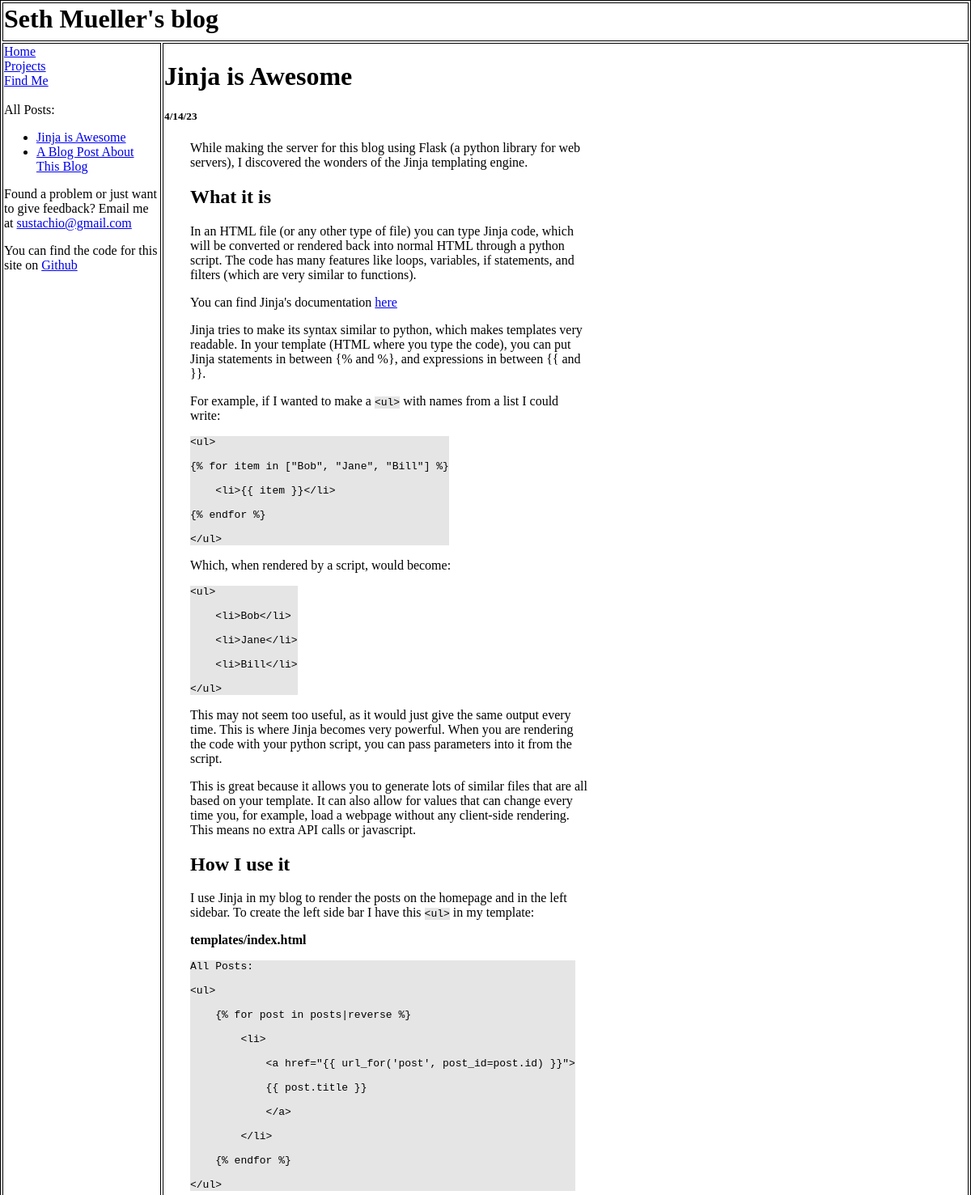
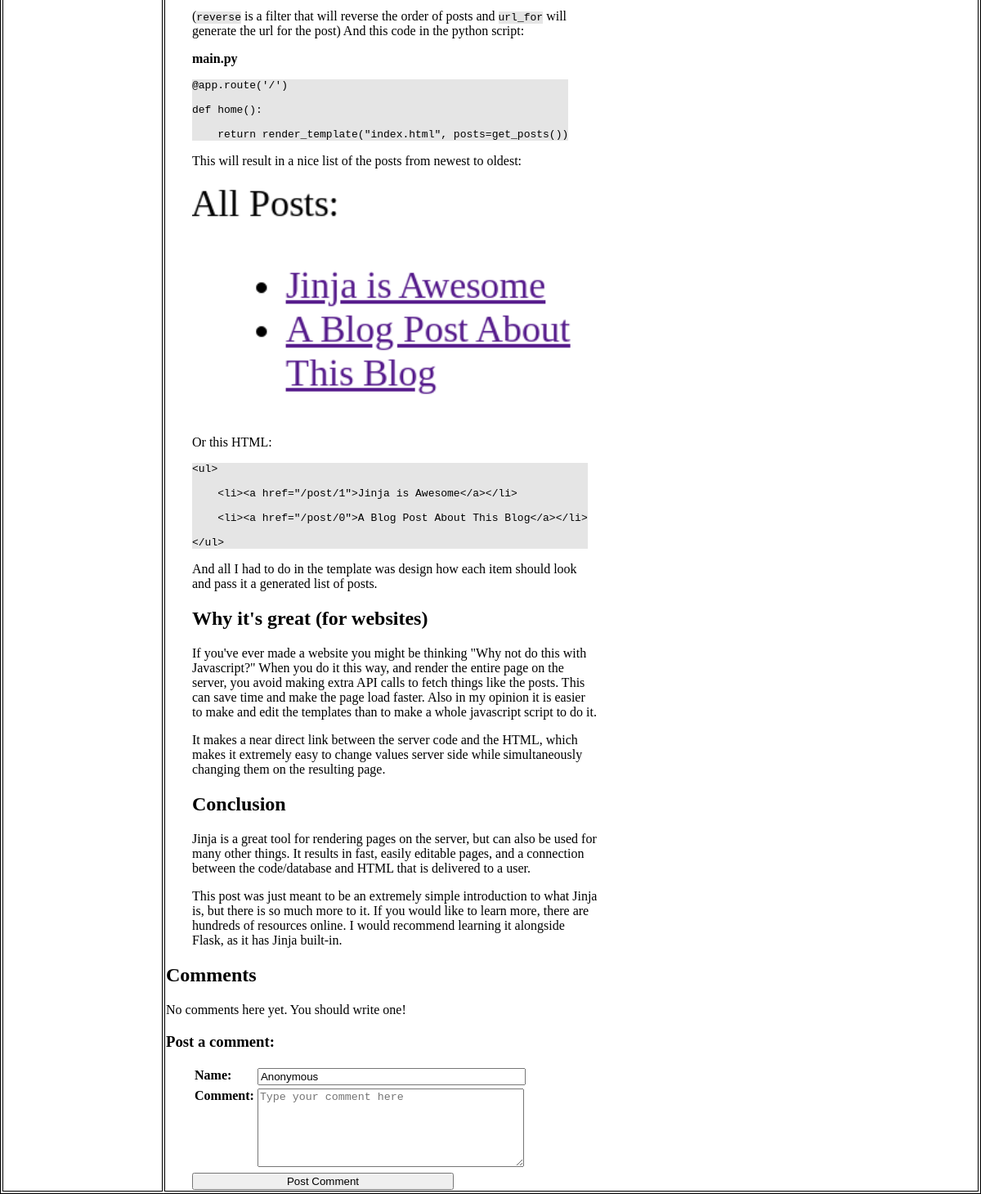
/post/jinja-is-awesome, run on an earlier commit of the app's database (2 pictures, top to bottom).
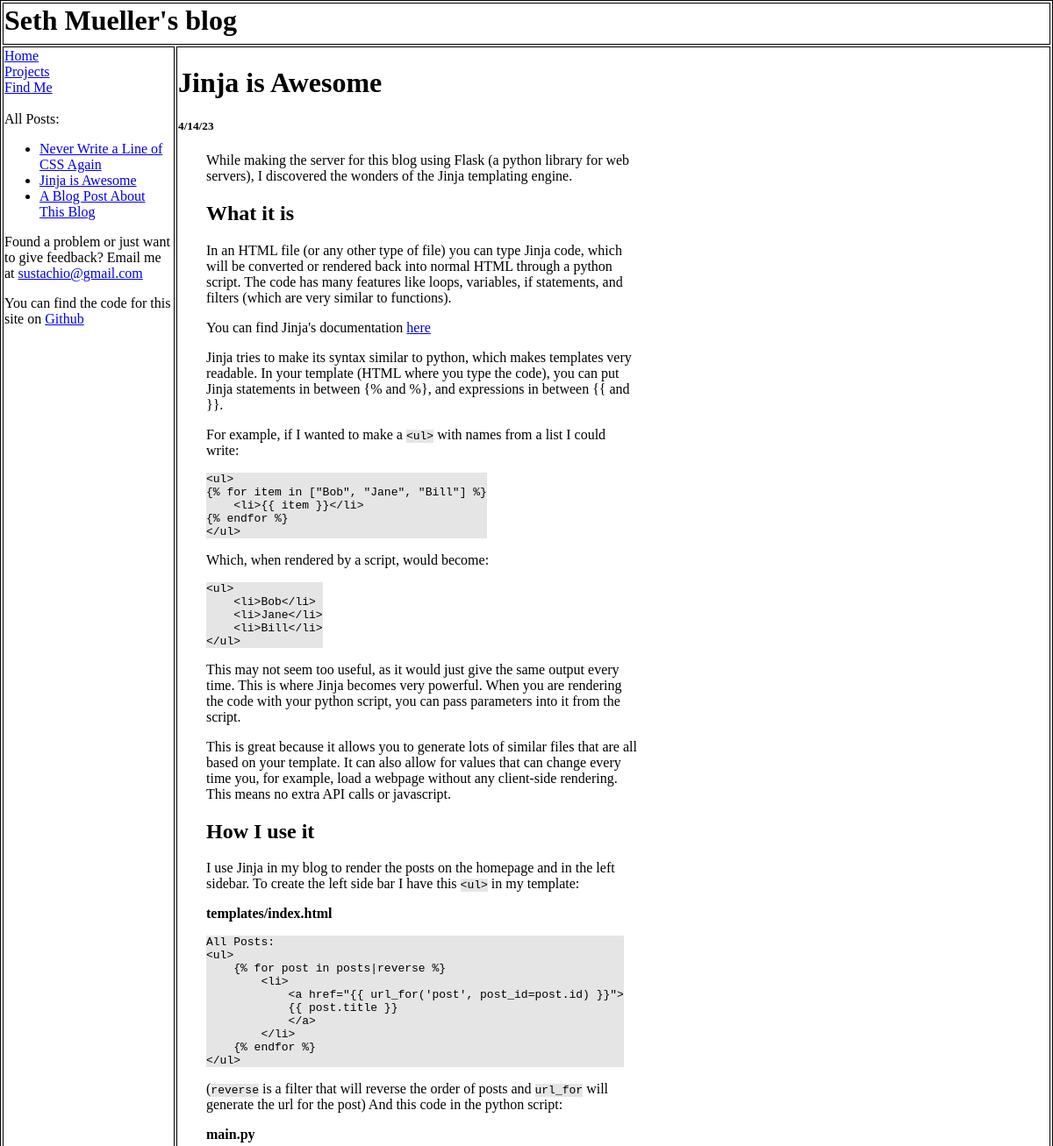
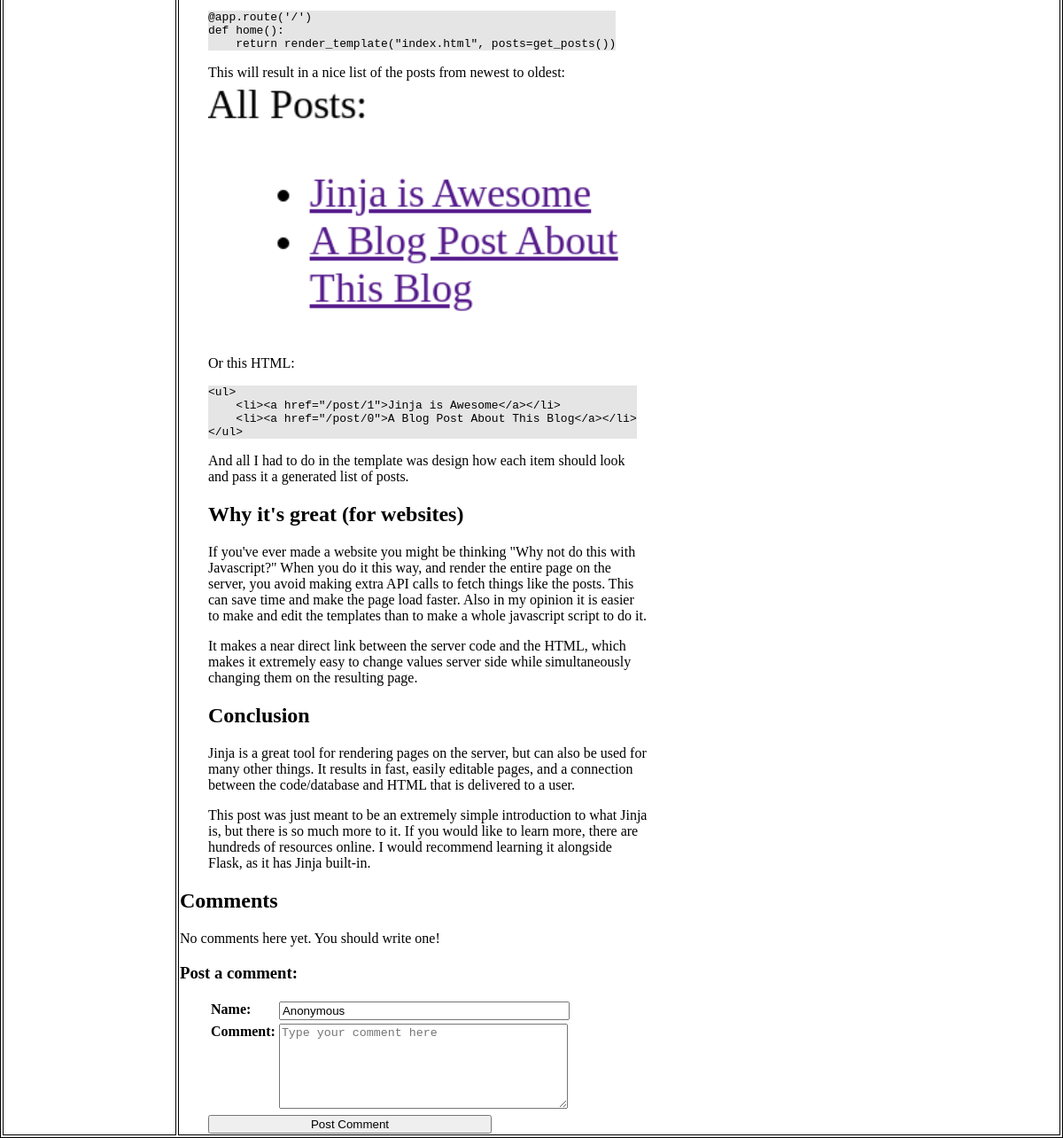
And on a later commit of the database (2 pictures, top to bottom).
### tables this page shows
CREATE TABLE posts (
            post_id text PRIMARY KEY NOT NULL,
            title text,
            type text,
            posted_on date,
            content text
        );

### main.py (the view)
@app.route("/post/<post_id>")
def post(post_id):
    post = db.get_post(post_id)
    if post == "error":
        return redirect(url_for("page_not_found"))
    return page_wrapper(
        render_template(
            "post.html",
            post=post,
            posts=db.get_posts(),
            all_posts=db.get_posts(),
            comments=db.get_comments(post_id),
        )
    )

### database.py (called while the page is built)
    def get_post(self, post_id):
        self.db_cursor.execute("SELECT * FROM posts WHERE post_id=?",(post_id,))
        post = self.db_cursor.fetchone()
        if not post:
            return "error"
        return {
            "id": post[0],
            "title": post[1],
            "type": post[2],
            "date": post[3],
            "content": post[4]
        }

    def get_posts(self):
        self.db_cursor.execute("SELECT * FROM posts ORDER BY posted_on")
        posts = [
            {
                "id": post[0],
                "title": post[1],
                "type": post[2],
                "date": post[3],
                "content": post[4]
            }
            for post in self.db_cursor.fetchall()
        ]
        return posts

    def get_comments(self, post_id):
        self.db_cursor.execute("SELECT * FROM comments WHERE post_id=? ORDER BY posted_on", (post_id,))
        return [{
            "parent_post_id": comment[0],
            "comment_id": comment[1],
            "user_name": comment[2],
            "posted_on": comment[3],
            "content": comment[4]
        } for comment in self.db_cursor.fetchall()]

### main.py (called while the page is built)
def page_wrapper(page):
    return render_template(
        "head.html",    # wrapper template
        body= (
            doughnut.generate_html(page)
                if request.args.get("doughnut") != None
                else page
        ),
        extra_css = (   # make random css if random_css
            css_maker.generate_css(page)
                if request.args.get("random_css") != None
                else ""
        ) + (
            "*{white-space: pre-wrap;font-family: monospace;}"
                if request.args.get("doughnut") != None
                else ""
        )
    )

### templates/post.html
{% extends "index.html" %}
{% block content %}
<h1>{{ post.title }}</h1>
<h5>{{ post.date }}</h5>
<div id="post-content">
    {{ post.content|safe }}
</div>
<h2>Comments</h2>
{% if comments|length %}
    {% for comment in comments|reverse %}
        <div class="comment" id="{{ comment.comment_id }}">
            <b>{{ comment.user_name }} on {{ comment.posted_on }}</b><br>
            {{ comment.content }}
        </div>
    {% endfor %}
{% else %}
    <p>No comments here yet. You should write one!</p>
{% endif %}
<h3>Post a comment:</h3>
<form id="post-comment" method="post" action="{{ url_for('post_comment', post_id=post.id) }}">
    <table>
        <tr>
            <th><label for="name">Name:</label></th>
            <td><input type="text" name="name"
                placeholder="Enter your name"
                value="Anonymous" required></td>
        </tr>
        <tr>
            <th><label for="comment">Comment:</label></th>
            <td><textarea type="text" name="comment"
                placeholder="Type your comment here"
                rows="6" required></textarea></td>
        </tr>
    </table>
    <input type="submit" value="Post Comment">
</form>
{% endblock %}

### templates/index.html
<table id="body" border="solid">
    <tr id="top">
        <th id="logo" colspan="2">Seth Mueller's blog</th>
    </tr>
    <tr>
        <td id="page-list">
            <a href="{{ url_for('home') }}">Home</a><br>
            <a href="{{ url_for('projects') }}">Projects</a><br>
            <a href="{{ url_for('find_me') }}">Find Me</a><br>
            <br>
            All Posts:
            <ul>
                {% if all_posts %}
                    {% set side_posts = all_posts %}
                {% else %}
                    {% set side_posts = posts %}
                {% endif %}
                {% for post in side_posts|reverse %}
                    <li><a href="{{ url_for('post', post_id=post.id) }}">{{ post.title }}</a></li>
                {% endfor %}
            </ul>
            <footer>Found a problem or just want to give feedback? Email me at <a href="mailto: sustachio@gmail.com?subject=Blog Feedback">sustachio@gmail.com</a></footer>
            <footer>You can find the code for this site on                 <a href="https://github.com/sustachio/blog" target="_blank">Github</a></footer>
        </td>
        <td>
            {% block content %}{% endblock %}
        </td>
    </tr>
</table>

### templates/head.html (shortened to what this page needs)
<!DOCTYPE html>
<html lang="en">
<head>
    <link rel="stylesheet" href="{{ url_for('static', filename='main.css') }}">
</head>
<body>
    {{ body|safe }}
</body>
</html>

### static/main.css (style rules this page uses)
html, body { height: 100%; padding: 0; margin: 0; }
img { width: 100%; object-fit: contain; }
table, th, td { border: 1px solid; text-align: left; vertical-align: top; }
footer { margin-top: 1rem; }
code { display: inline-block; background: rgba(0,0,0,.1); }
#post-comment { margin-left: 2rem; }
#post-comment th, #post-comment td, #post-comment table { border: none; }
#post-comment input, #post-comment textarea { width: 20rem; }
#post-content { margin-left: 2rem; width: 50%; }
#body { width: 100%; height: 100%; }
#top { height: 3rem; }
#logo { font-size: 2rem; }
#page-list { width: 12rem; }

What changed in the data, as far as the page shows it:
added posts: title "Never Write a Line of CSS Again"
